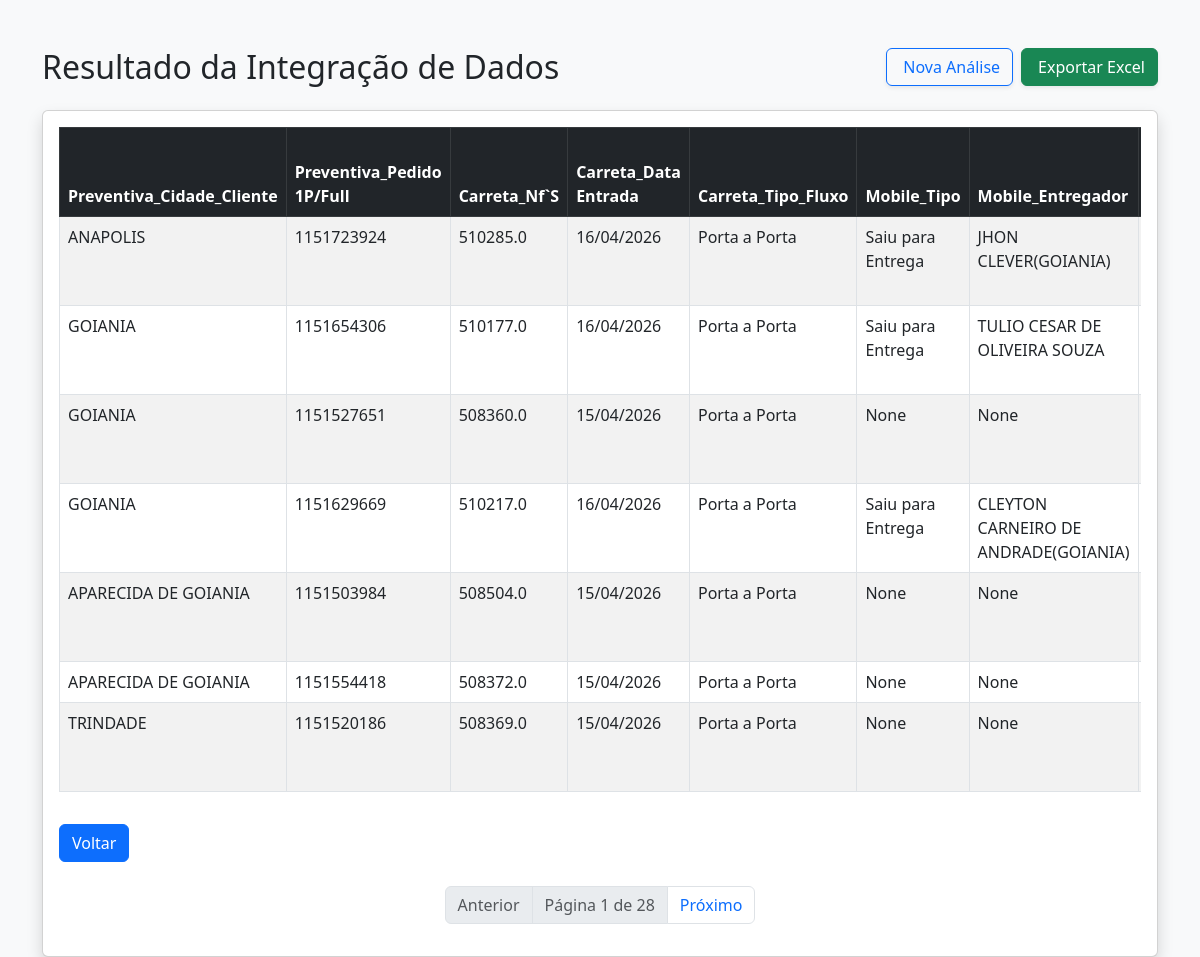
/analisar_dados, run on the app's committed database.
### tables this page shows
CREATE TABLE "analise_resultado" (
"Preventiva_Cidade_Cliente" TEXT,
  "Preventiva_Pedido 1P/Full" INTEGER,
  "Carreta_Nf`S" REAL,
  "Carreta_Data Entrada" TEXT,
  "Carreta_Tipo_Fluxo" TEXT,
  "Mobile_Tipo" TEXT,
  "Mobile_Entregador" TEXT,
  "Esl_Última Ocorrência/Observações" TEXT,
  "Esl_Pessoa/Nome" TEXT,
  "Esl_Última Ocorrência/Data Ocorrência" TEXT,
  "Bipe_Prod_Status_Deposito" TEXT,
  "Bipe_Notas_Ocorrencia" TEXT,
  "Chave_nf-e" TEXT
);

### app/routes.py (the view)
@rotas.route('/analisar_dados')
def analisar_dados():
    pagina = request.args.get('pagina', 1, type=int) #procura na Url o paramentro chamado 'pagina', se não existir, use o valor padrao 1 e converta para inteiro
    processar = request.args.get('processar', 'false') == 'true' #.get retorna uma string 'false' e logo em seguida e feita uma comparação de string 'false' é igual 'true'? não, então retorna o boleano False
    if processar:
        diretorio_raiz = current_app.config['DIRETORIO_RAIZ']
        caminho_script = os.path.join(diretorio_raiz, 'analise.py') # Corrigido o nome
        enconding_padro = locale.getpreferredencoding(False)
        subprocess.run(['python', caminho_script], capture_output=True, text=True, encoding=enconding_padro)
    itens_por_pg = 7
    lista_dados, total_itens = buscar_dados_paginados(pagina, itens_por_pg)
    total_paginas = (total_itens + itens_por_pg - 1) // itens_por_pg
    dados_formatados = {
        "Excel": lista_dados,
        "pagina_atual": pagina,
        "total_paginas": total_paginas
    }
    return render_template('tabela_resultado.html', dados=dados_formatados)

### app/database.py (called while the page is built)
def buscar_dados_paginados(pagina, itens_por_pagina=10): #o valor 10 é um valor padrão caso vc não passe nada
    conn = sqlite3.connect(DB_PATH)
    offset = (pagina - 1) * itens_por_pagina
    query = f"SELECT * FROM analise_resultado LIMIT {itens_por_pagina} OFFSET {offset}"
    df = pd.read_sql(query, conn) #executa uma query e transforma o resultado em um dataframe
    total_registros = conn.execute("SELECT COUNT(*) FROM analise_resultado").fetchone()[0]
    conn.close()
    return df.to_dict(orient='records'), total_registros

### app/templates/tabela_resultado.html (shortened to what this page needs)
<!DOCTYPE html>
<html lang="pt-br">
<head>
    <link href="https://cdn.jsdelivr.net/npm/bootstrap@5.3.0/dist/css/bootstrap.min.css" rel="stylesheet">
</head>
<body class="bg-light">
    <div class="container mt-5">
        <div class="d-flex flex-wrap align-items-center justify-content-between gap-3 mb-4">
            <h2 class="mb-0">Resultado da Integração de Dados</h2>
            <div class="d-flex gap-2">
                <a href="{{ url_for('rotas.deletar_arquivos') }}"
                    class="btn btn-outline-primary shadow-sm">
                     Nova Análise
                </a>
                <a href="{{ url_for('rotas.baixar_relatorio') }}"
                    class="btn btn-success shadow-sm">
                     Exportar Excel
                </a>
            </div>
        </div>
        <div class="card shadow">
            <div class="card-body">
                <div class="table-responsive">
                    <table class="table table-striped table-hover table-bordered">
                        <thead class="table-dark">
                            <tr>
                                {% if dados.Excel | length > 0 %}
                                {% for coluna in dados.Excel[0].keys() %}
                                <th>{{ coluna }}</th>
                                {% endfor %}
                                {% else %}
                                <th>Sem dados</th>
                                {% endif %}
                            </tr>
                        </thead>
                        <tbody>
                            {% for linha in dados.Excel %}
                            <tr>
                                {% for valor in linha.values() %}
                                <td>{{ valor }}</td>
                                {% endfor %}
                            </tr>
                            {% endfor %}
                        </tbody>
                    </table>
                </div>
                <a href="{{url_for('rotas.deletar_arquivos')}}" class="btn btn-primary mt-3">Voltar</a>
                <nav class="mt-4">
                    <ul class="pagination justify-content-center">
                        <li class="page-item {{ 'disabled' if dados.pagina_atual == 1 }}">
                            <a class="page-link"
                                href="{{ url_for('rotas.analisar_dados', pagina=dados.pagina_atual - 1) }}">Anterior</a>
                        </li>
                        <li class="page-item disabled">
                            <span class="page-link">Página {{ dados.pagina_atual }} de {{ dados.total_paginas }}</span>
                        </li>
                        <li class="page-item {{ 'disabled' if dados.pagina_atual == dados.total_paginas }}">
                            <a class="page-link"
                                href="{{ url_for('rotas.analisar_dados', pagina=dados.pagina_atual + 1) }}">Próximo</a>
                        </li>
                    </ul>
                </nav>
            </div>
        </div>
    </div>
</body>
</html>

### data on the page
analise_resultado: Preventiva_Cidade_Cliente "ANAPOLIS", values "1151723924" "510285.0", Carreta_Data Entrada "16/04/2026", Carreta_Tipo_Fluxo "Porta a Porta", Mobile_Tipo "Saiu para Entrega", Mobile_Entregador "JHON CLEVER(GOIANIA)"
analise_resultado: Preventiva_Cidade_Cliente "GOIANIA", values "1151654306" "510177.0", Carreta_Data Entrada "16/04/2026", Carreta_Tipo_Fluxo "Porta a Porta", Mobile_Tipo "Saiu para Entrega", Mobile_Entregador "TULIO CESAR DE OLIVEIRA SOUZA"
analise_resultado: Preventiva_Cidade_Cliente "GOIANIA", values "1151527651" "508360.0" "None" "None", Carreta_Data Entrada "15/04/2026", Carreta_Tipo_Fluxo "Porta a Porta"
analise_resultado: Preventiva_Cidade_Cliente "GOIANIA", values "1151629669" "510217.0", Carreta_Data Entrada "16/04/2026", Carreta_Tipo_Fluxo "Porta a Porta", Mobile_Tipo "Saiu para Entrega", Mobile_Entregador "CLEYTON CARNEIRO DE ANDRADE(GOIANIA)"
analise_resultado: Preventiva_Cidade_Cliente "APARECIDA DE GOIANIA", values "1151503984" "508504.0" "None" "None", Carreta_Data Entrada "15/04/2026", Carreta_Tipo_Fluxo "Porta a Porta"
analise_resultado: Preventiva_Cidade_Cliente "APARECIDA DE GOIANIA", values "1151554418" "508372.0" "None" "None", Carreta_Data Entrada "15/04/2026", Carreta_Tipo_Fluxo "Porta a Porta"
analise_resultado: Preventiva_Cidade_Cliente "TRINDADE", values "1151520186" "508369.0" "None" "None", Carreta_Data Entrada "15/04/2026", Carreta_Tipo_Fluxo "Porta a Porta"

### other printed values
{{ coluna }} "Preventiva_Cidade_Cliente" "Preventiva_Pedido 1P/Full" "Carreta_Nf`S" "Carreta_Data Entrada" "Carreta_Tipo_Fluxo" "Mobile_Tipo" "Mobile_Entregador"
{{ dados.pagina_atual }} "1"
{{ dados.total_paginas }} "28"
